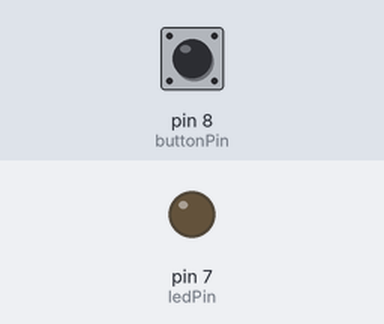
Bench run of a sketch on a simulated Arduino Uno, built with avr-gcc and run on an emulated ATmega328P. Parts: output pins drawn as LEDs (lit = HIGH). Inputs (shaded band) come from the test bench; at power-on: pin 8 (buttonPin) LOW. What the sketch prints to the serial monitor is not drawn.

Above: at 1.2 s.
1.3 s: pin 8 (buttonPin) pulled HIGH for 0.15 s
At 2.5 s:
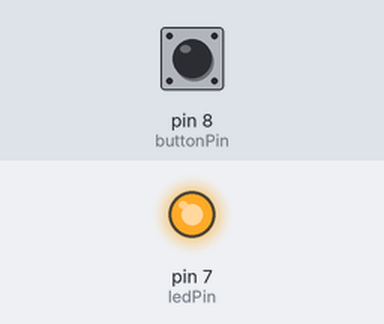
2.9 s: pin 8 (buttonPin) pulled HIGH for 1 s
At 3.8 s:
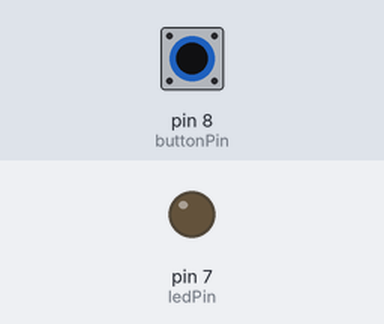
5.4 s: pin 8 (buttonPin) pulled HIGH for 3.2 s
At 5.7 s:
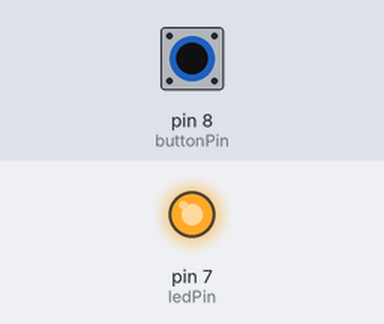
Timing chart, 0 to 8.4 s (numbered marks = the images above; inputs shaded):
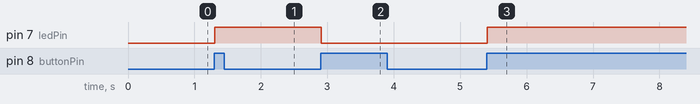

The sketch:

Tutorial__15__Button.ino
```cpp
int buttonPin=8;
int ledPin=7;
int onoff1;
int onoff2;
int led=0;
void setup()
{
  Serial.begin(9600);
  pinMode(ledPin, OUTPUT);
  pinMode(buttonPin, INPUT);
}

void loop()
{
 onoff1=digitalRead(buttonPin);
  Serial.println(onoff1);

if (onoff1==1 && onoff2==0)
{
  if (led==0)
  {
    digitalWrite(ledPin, HIGH);
    led=1;
  }
  else
  {
    digitalWrite(ledPin, LOW);
    led=0;
  }
}
onoff2=onoff1;
}
```

Measured:
- after the input at 1.3 s, pin 7 (ledPin): LOW → HIGH at once
- after the input at 2.9 s, pin 7 (ledPin): HIGH → LOW at once
- after the input at 5.4 s, pin 7 (ledPin): LOW → HIGH at once
